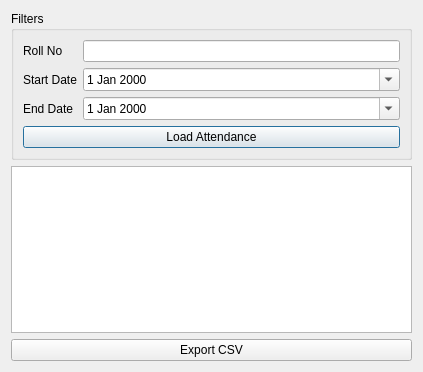
<?xml version="1.0" encoding="UTF-8"?>
<ui version="4.0">
 <class>AdminDashboard</class>
 <widget class="QDialog" name="AdminDashboard">
  <property name="geometry">
   <rect>
    <x>0</x>
    <y>0</y>
    <width>423</width>
    <height>372</height>
   </rect>
  </property>
  <property name="windowTitle">
   <string>Admin Dashboard</string>
  </property>
  <layout class="QVBoxLayout" name="verticalLayout">
   <item>
    <widget class="QGroupBox" name="filtersBox">
     <property name="title">
      <string>Filters</string>
     </property>
     <layout class="QGridLayout" name="gridLayout">
      <item row="0" column="0">
       <widget class="QLabel" name="label">
        <property name="text">
         <string>Roll No</string>
        </property>
       </widget>
      </item>
      <item row="0" column="1">
       <widget class="QLineEdit" name="rollInput"/>
      </item>
      <item row="1" column="0">
       <widget class="QLabel" name="label">
        <property name="text">
         <string>Start Date</string>
        </property>
       </widget>
      </item>
      <item row="1" column="1">
       <widget class="QDateEdit" name="startDate">
        <property name="calendarPopup">
         <bool>true</bool>
        </property>
       </widget>
      </item>
      <item row="2" column="0">
       <widget class="QLabel" name="label">
        <property name="text">
         <string>End Date</string>
        </property>
       </widget>
      </item>
      <item row="2" column="1">
       <widget class="QDateEdit" name="endDate">
        <property name="calendarPopup">
         <bool>true</bool>
        </property>
       </widget>
      </item>
      <item row="3" column="0" colspan="2">
       <widget class="QPushButton" name="loadButton">
        <property name="text">
         <string>Load Attendance</string>
        </property>
       </widget>
      </item>
     </layout>
    </widget>
   </item>
   <item>
    <widget class="QTableWidget" name="attendanceTable"/>
   </item>
   <item>
    <widget class="QPushButton" name="exportButton">
     <property name="text">
      <string>Export CSV</string>
     </property>
    </widget>
   </item>
  </layout>
 </widget>
 <resources/>
 <connections/>
</ui>
